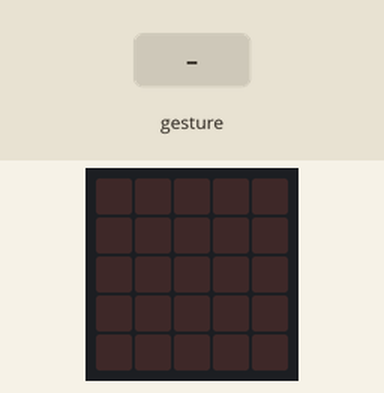
Simulated run of this program. Board: BBC micro:bit (MakeCode). Shown: the board's 5×5 LED display. The test bench sets the inputs (shaded band). Random numbers come from a fixed seed; a tilt is held for 1.5 s and a shake lasts 1 s, then the board lies face up again.

Above: at 1.2 s.
1.3 s: gesture 'shake'
At 2.4 s:
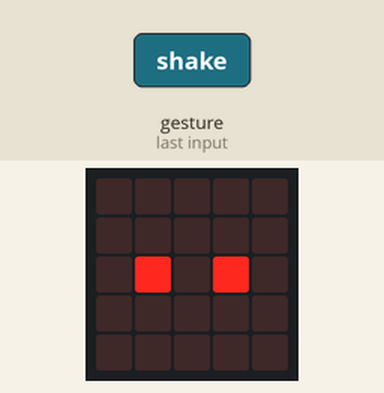
3.0 s: gesture 'shake'
At 3.7 s:
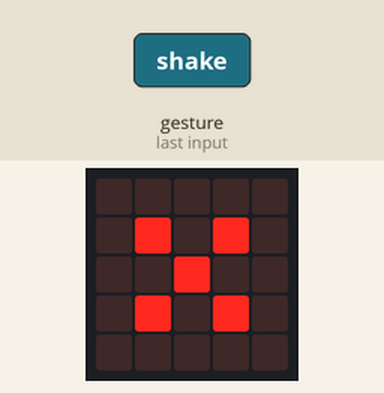
4.7 s: gesture 'shake'
At 6.1 s:
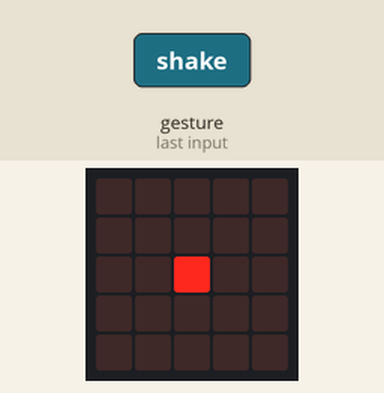
6.4 s: gesture 'shake'
At 7.5 s:
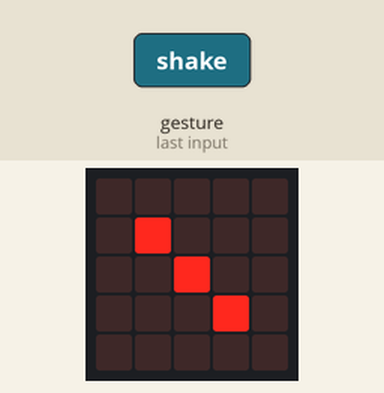
Timing chart, 0 to 9.1 s (numbered marks = the images above; inputs shaded):
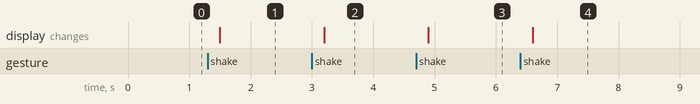

The program:

main.ts
```typescript
input.onGesture(Gesture.Shake, function () {
    VALOR_DADO = randint(1, 6)
    if (VALOR_DADO == 1) {
        basic.showLeds(`
            . . . . .
            . . . . .
            . . # . .
            . . . . .
            . . . . .
            `)
    }
    if (VALOR_DADO == 2) {
        basic.showLeds(`
            . . . . .
            . . . . .
            . # . # .
            . . . . .
            . . . . .
            `)
    }
    if (VALOR_DADO == 3) {
        basic.showLeds(`
            . . . . .
            . # . . .
            . . # . .
            . . . # .
            . . . . .
            `)
    }
    if (VALOR_DADO == 4) {
        basic.showLeds(`
            . . . . .
            . # . # .
            . . . . .
            . # . # .
            . . . . .
            `)
    }
    if (VALOR_DADO == 5) {
        basic.showLeds(`
            . . . . .
            . # . # .
            . . # . .
            . # . # .
            . . . . .
            `)
    }
    if (VALOR_DADO == 6) {
        basic.showLeds(`
            . # . # .
            . . . . .
            . # . # .
            . . . . .
            . # . # .
            `)
    }
})
let VALOR_DADO = 0
VALOR_DADO = 0
```

test.ts
```typescript
// aquí va el archivo "tests"; esto no se compilará cuando este paquete se utilice como una extensión.
```

Measured:
- after the input at 1.3 s, the display: changes after 0.20 s (image 1)
- after the input at 3.0 s, the display: changes after 0.20 s (image 2)
- after the input at 4.7 s, the display: changes after 0.20 s (image 3)
- after the input at 6.4 s, the display: changes after 0.20 s (image 4)
